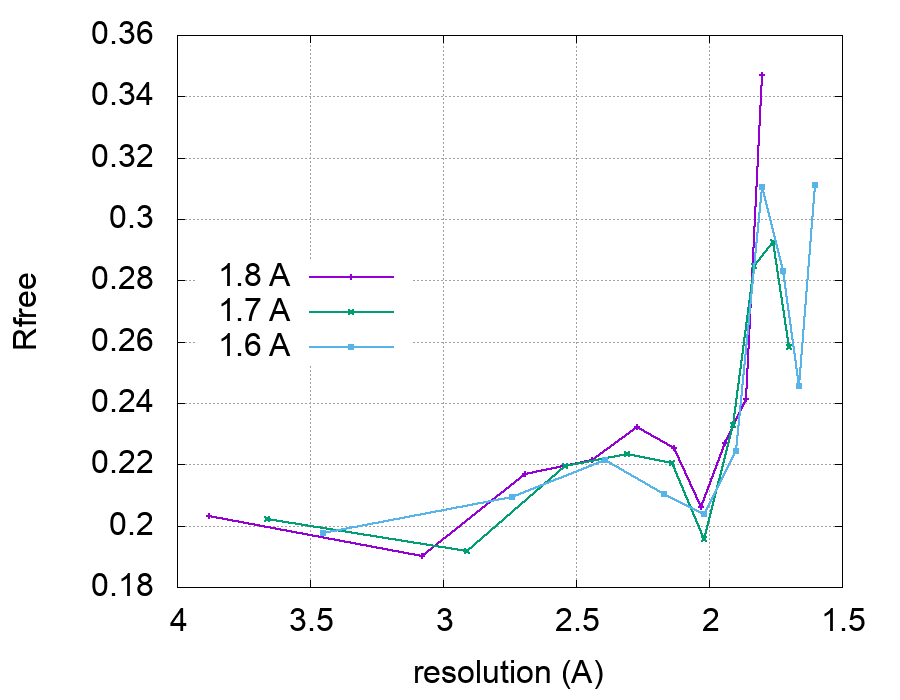

Here is the gnuplot script that generated this plot:
set grid x y
set xrange [*:*] reverse
set xlabel "resolution (A)"
set ylabel "Rfree"
set key left center
set terminal png fontscale 2.0 size 900,700
set output 'thermc_Rfree_default.png'
plot './thermc_1-8A.csv' using 3:8 lw 2 ps 0.8 with linespoints title '1.8 A', './thermc_1-7A.csv' using 3:8 lw 2 ps 0.8 with linespoints title '1.7 A', './thermc_1-6A.csv' using 3:8 lw 2 ps 0.8 with linespoints title '1.6 A'
